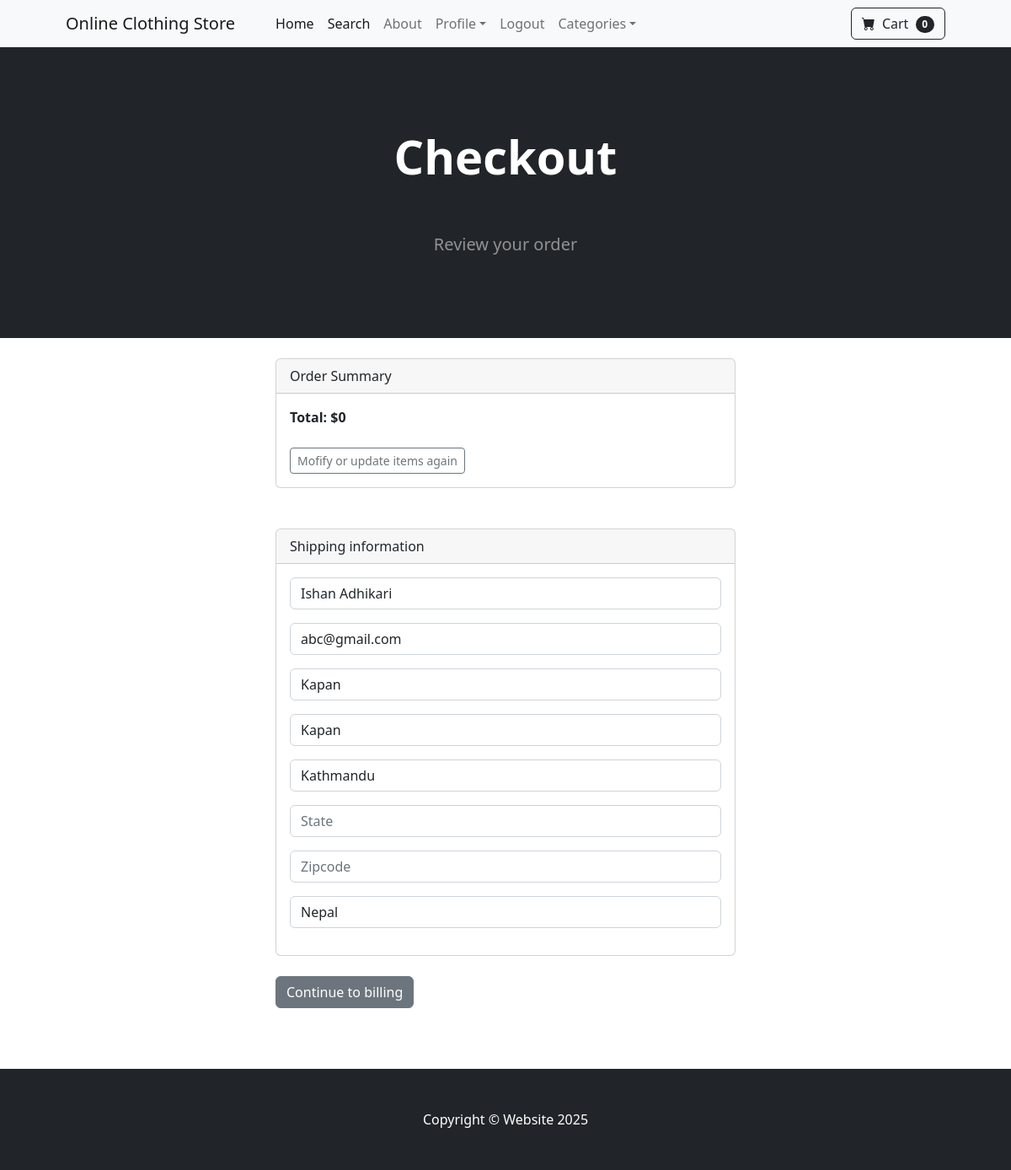
The app's page /payment/checkout (signed in) with its own data.
### payment/models.py (models this page shows, shortened)
class ShippingAddress(models.Model):
    user = models.ForeignKey(User, on_delete=models.CASCADE, null=True, blank=True)
    shipping_full_name = models.CharField(max_length=100)
    shipping_email = models.CharField(max_length=100)
    shipping_address1 = models.CharField(max_length=100)
    shipping_address2 = models.CharField(max_length=100)
    shipping_city = models.CharField(max_length=100)
    shipping_state = models.CharField(max_length=100, null=True, blank=True)
    shipping_zipcode = models.CharField(max_length=100, null=True, blank=True)
    shipping_country = models.CharField(max_length=100)
    class Meta:
        verbose_name_plural = "Shipping Address"

### payment/views.py (the view)
# urls.py: path('checkout',views.checkout,name="checkout"),
def checkout(request):
    cart = Cart(request)
    cart_products = cart.get_prods
    quantities = cart.get_quants
    totals = cart.cart_total()
    if request.user.is_authenticated:  #checkout login user
        shipping_user = ShippingAddress.objects.get(user__id=request.user.id)
        shipping_form = ShippingForm(request.POST or None,instance=shipping_user)
        return render(request, 'payment/checkout.html', {"cart_products": cart_products, "quantities" : quantities, "totals" : totals,"shipping_form":shipping_form})
    else:#checkout as guest
        shipping_form = ShippingForm(request.POST or None)
        return render(request, 'payment/checkout.html', {"cart_products": cart_products, "quantities" : quantities, "totals" : totals,"shipping_form":shipping_form})

### cart/cart.py (called while the page is built, shortened)
    def cart_total(self):
        product_ids = self.cart.keys()
        products = Product.objects.filter(id__in=product_ids)
        quantities = self.cart
        total = 0 #start counting at 0
        return total

    def __len__(self):
        return len(self.cart)

    def get_prods(self):
        product_ids = self.cart.keys()
        products = Product.objects.filter(id__in=product_ids)
        return products

### cart/context_processors.py (called while the page is built)
def cart(request):
    return {'cart' : Cart(request)}

### payment/templates/payment/checkout.html (shortened to what this page needs)
{% extends "base.html" %}
{% block content %}
        <header class="bg-dark py-5">
            <div class="container px-4 px-lg-5 my-5">
                <div class="text-center text-white">
                    <h1 class="display-4 fw-bolder">Checkout</h1>  <br> <br>
                    <p class="lead fw-normal text-white-50 mb-0">Review your order</p>
                </div>
            </div>
        </header>
        <br>
        <div class="container">
            <div class="row">
                    <div class="col-md-6 offset-md-3">
                         <div class="card">
                            <div class="card-header">
                                Order Summary
                            </div>
                            <div class="card-body">
                              <strong> Total: ${{totals}}   </strong>
                              <br> <br>
                              <a href=" {% url "cart_summary" %} " class="btn btn-sm btn-outline-secondary">Mofify or update items again</a>
                            </div>
                            </div>
                                    <br> <br>
                                    <div class="card">
                                    <div class="card-header">
                                        Shipping information
                                    </div>
                                    <div class="card-body">
                                        {{shipping_form.as_p}}
                                    </div>
                                    </div>
                                    <br>
                                    <a href="#" class="btn btn-secondary">Continue to billing</a>
                    </div>
                </div>
            </div>
       <br> <br> <br>
{% endblock content %}

### records on screen
ShippingAddress: shipping_full_name "Ishan Adhikari", shipping_email "abc@gmail.com", shipping_address1 "Kapan", shipping_address2 "Kapan", shipping_city "Kathmandu", shipping_country "Nepal"

### other values on screen
{{ cart|length }} "0"
{{ totals }} "0"
